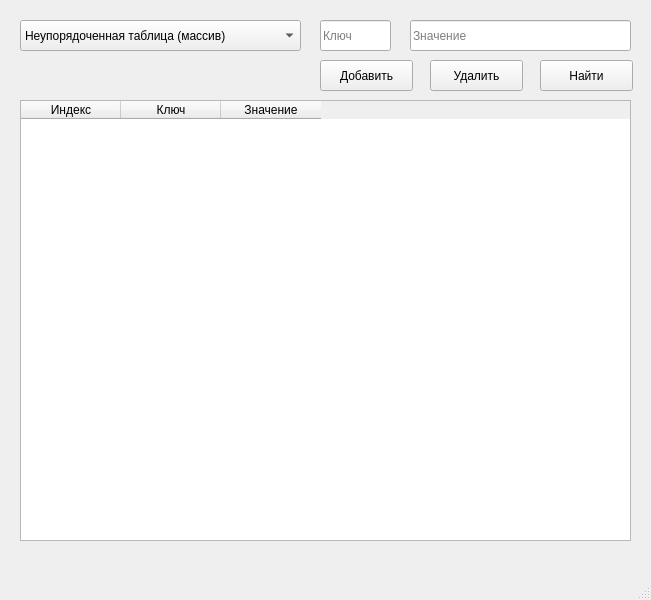
<?xml version="1.0" encoding="UTF-8"?>
<ui version="4.0">
 <class>MainWindow</class>
 <widget class="QMainWindow" name="MainWindow">
  <property name="geometry">
   <rect>
    <x>0</x>
    <y>0</y>
    <width>651</width>
    <height>600</height>
   </rect>
  </property>
  <property name="windowTitle">
   <string>Tables</string>
  </property>
  <widget class="QWidget" name="centralwidget">
   <widget class="QPushButton" name="PushButton">
    <property name="geometry">
     <rect>
      <x>320</x>
      <y>60</y>
      <width>93</width>
      <height>31</height>
     </rect>
    </property>
    <property name="text">
     <string>Добавить</string>
    </property>
   </widget>
   <widget class="QPushButton" name="RemoveButton">
    <property name="geometry">
     <rect>
      <x>430</x>
      <y>60</y>
      <width>93</width>
      <height>31</height>
     </rect>
    </property>
    <property name="text">
     <string>Удалить</string>
    </property>
   </widget>
   <widget class="QPushButton" name="SearchButton">
    <property name="geometry">
     <rect>
      <x>540</x>
      <y>60</y>
      <width>93</width>
      <height>31</height>
     </rect>
    </property>
    <property name="text">
     <string>Найти</string>
    </property>
   </widget>
   <widget class="QComboBox" name="TableSelector">
    <property name="geometry">
     <rect>
      <x>20</x>
      <y>20</y>
      <width>281</width>
      <height>31</height>
     </rect>
    </property>
    <item>
     <property name="text">
      <string>Неупорядоченная таблица (массив)</string>
     </property>
    </item>
    <item>
     <property name="text">
      <string>Неупорядоченная таблица (список)</string>
     </property>
    </item>
    <item>
     <property name="text">
      <string>Упорядоченная таблица (список)</string>
     </property>
    </item>
    <item>
     <property name="text">
      <string>Хэш-таблица (список)</string>
     </property>
    </item>
    <item>
     <property name="text">
      <string>АВЛ-дерево</string>
     </property>
    </item>
   </widget>
   <widget class="QLabel" name="StatusLabel">
    <property name="geometry">
     <rect>
      <x>20</x>
      <y>60</y>
      <width>281</width>
      <height>31</height>
     </rect>
    </property>
    <property name="text">
     <string/>
    </property>
   </widget>
   <widget class="QLineEdit" name="ValueInputField">
    <property name="geometry">
     <rect>
      <x>410</x>
      <y>20</y>
      <width>221</width>
      <height>31</height>
     </rect>
    </property>
    <property name="placeholderText">
     <string>Значение</string>
    </property>
   </widget>
   <widget class="QLineEdit" name="KeyInputField">
    <property name="geometry">
     <rect>
      <x>320</x>
      <y>20</y>
      <width>71</width>
      <height>31</height>
     </rect>
    </property>
    <property name="placeholderText">
     <string>Ключ</string>
    </property>
   </widget>
   <widget class="QTableWidget" name="tableWidget">
    <property name="geometry">
     <rect>
      <x>20</x>
      <y>100</y>
      <width>611</width>
      <height>441</height>
     </rect>
    </property>
    <property name="horizontalScrollBarPolicy">
     <enum>Qt::ScrollBarAsNeeded</enum>
    </property>
    <attribute name="verticalHeaderVisible">
     <bool>false</bool>
    </attribute>
    <column>
     <property name="text">
      <string>Индекс</string>
     </property>
    </column>
    <column>
     <property name="text">
      <string>Ключ</string>
     </property>
    </column>
    <column>
     <property name="text">
      <string>Значение</string>
     </property>
    </column>
   </widget>
   <widget class="QTreeWidget" name="treeWidget">
    <property name="enabled">
     <bool>true</bool>
    </property>
    <property name="geometry">
     <rect>
      <x>20</x>
      <y>100</y>
      <width>0</width>
      <height>0</height>
     </rect>
    </property>
    <property name="horizontalScrollBarPolicy">
     <enum>Qt::ScrollBarAsNeeded</enum>
    </property>
    <property name="verticalScrollMode">
     <enum>QAbstractItemView::ScrollPerPixel</enum>
    </property>
    <attribute name="headerVisible">
     <bool>true</bool>
    </attribute>
    <column>
     <property name="text">
      <string notr="true">1</string>
     </property>
    </column>
   </widget>
  </widget>
  <widget class="QMenuBar" name="menubar">
   <property name="geometry">
    <rect>
     <x>0</x>
     <y>0</y>
     <width>651</width>
     <height>26</height>
    </rect>
   </property>
  </widget>
  <widget class="QStatusBar" name="statusbar"/>
 </widget>
 <resources/>
 <connections/>
</ui>
